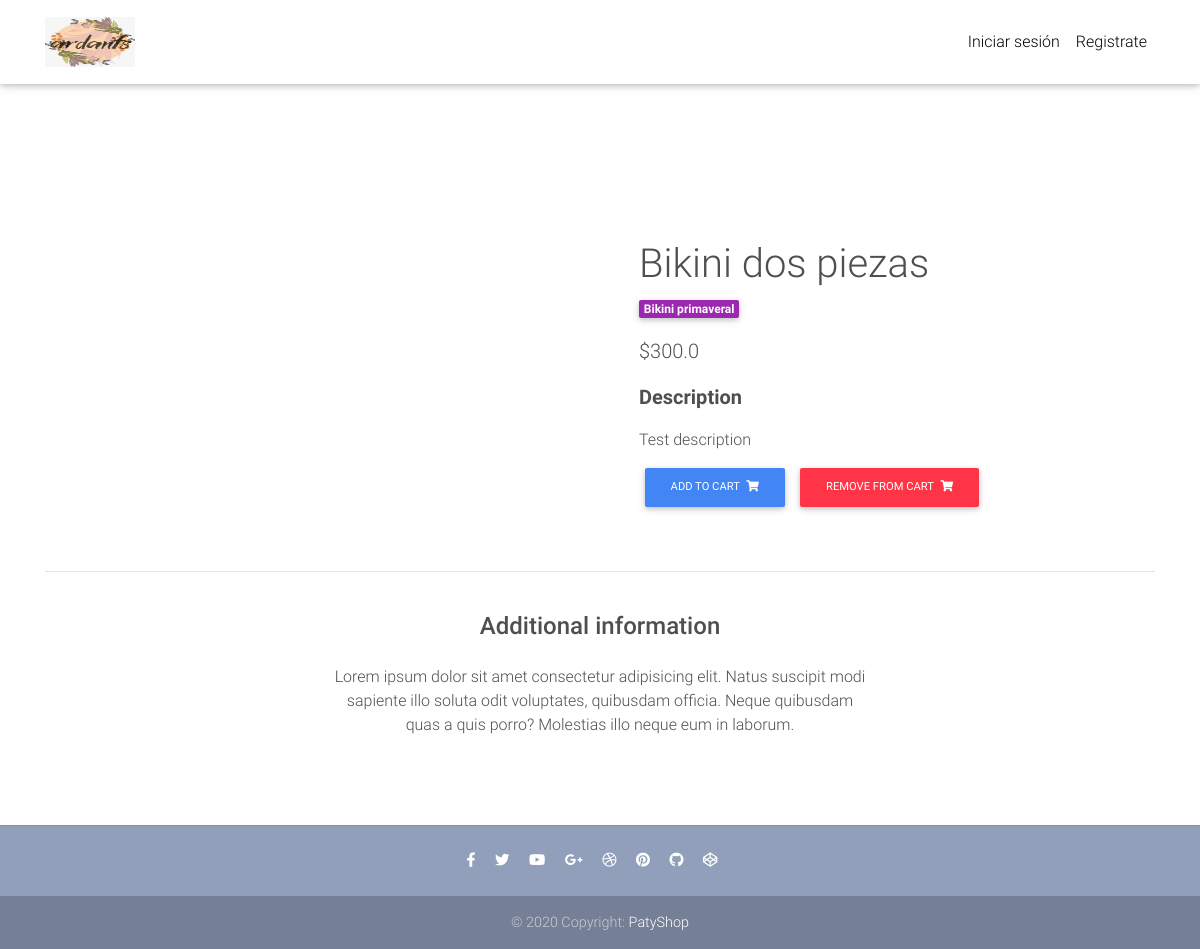
Screenshot of /product/bikini-1 with the database file from the repository.
### core/models.py (models this page shows, shortened)
class Item(models.Model):
    title = models.CharField(max_length = 100)
    price = models.FloatField()
    discount_price = models.FloatField(blank=True, null=True)
    category = models.CharField(choices=CATEGORY_CHOICES, max_length = 2)
    label = models.CharField(choices=LABEL_CHOICES, max_length = 2)
    slug = models.SlugField()
    discount_price = models.FloatField(blank=True, null=True)
    description = models.TextField()
    def get_add_to_cart_url(self):
        return reverse("core:add-to-cart", kwargs={
            'slug':self.slug
        })
    def get_remove_from_cart_url(self):
        return reverse("core:remove-from-cart", kwargs={
            'slug':self.slug
        })
    def get_title_upper(self):
        return self.title[0].upper() + self.title[1:]

### core/views.py (the view)
# urls.py: path('product/<slug>', ItemDetailView.as_view(), name="product_page"),
class ItemDetailView(DetailView):
    model = Item
    template_name = "product-page.html"

### templates/product-page.html (shortened to what this page needs)
{% extends 'base.html' %}
{% load static %}
{% block content %}
  <main class="mt-5 pt-4">
    <div class="container dark-grey-text mt-5">
      <div class="row wow fadeIn">
        <div class="col-md-6 mb-4">
        </div>
        <div class="col-md-6 mb-4">
          <div class="p-4">
            <div class="mb-3">
              <h1>{{object.get_title_upper}}</h1>
              <a href="">
                <span class="badge purple mr-1">{{object.get_category_display}}</span>
              </a>
            </div>
            <p class="lead">
              {% if object.discount_price %}
                <span class="mr-1">
                  <del>${{object.price}}</del>
                </span>
                <span>${{object.discount_price}}</span>
              {% else %}
                <span>${{object.price}}</span>
              {% endif %}
            </p>
            <p class="lead font-weight-bold">Description</p>
            <p>{{object.description}}</p>
            <a href="{{object.get_add_to_cart_url}}" class="btn btn-primary btn-md my-0 p">Add to cart
              <i class="fas fa-shopping-cart ml-1"></i>
            </a>
            <a href="{{object.get_remove_from_cart_url}}" class="btn btn-danger btn-md my-0 p">Remove from cart
              <i class="fas fa-shopping-cart ml-1"></i>
            </a>
          </div>
        </div>
      </div>
      <hr>
      <div class="row d-flex justify-content-center wow fadeIn">
        <div class="col-md-6 text-center">
          <h4 class="my-4 h4">Additional information</h4>
          <p>Lorem ipsum dolor sit amet consectetur adipisicing elit. Natus suscipit modi sapiente illo soluta odit
            voluptates,
            quibusdam officia. Neque quibusdam quas a quis porro? Molestias illo neque eum in laborum.</p>
        </div>
      </div>
      <div class="row wow fadeIn">
        <div class="col-lg-4 col-md-12 mb-4">
        </div>
        <div class="col-lg-4 col-md-6 mb-4">
        </div>
        <div class="col-lg-4 col-md-6 mb-4">
        </div>
      </div>
    </div>
  </main>
{% endblock %}

### templates/base.html (style rules this page uses)
html, body, header, .carousel { height: 60vh; }

### rows the page displays
Item: get_title_upper "Bikini dos piezas", category "Bikini primaveral", price "300.0", description "Test description"
